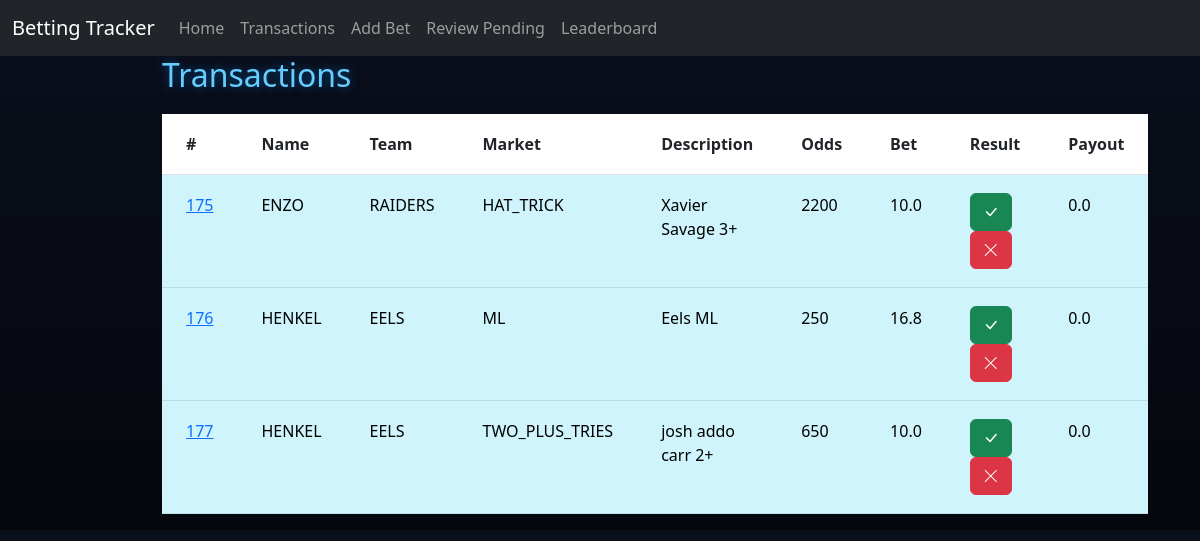
The page /review on the database as committed earlier.
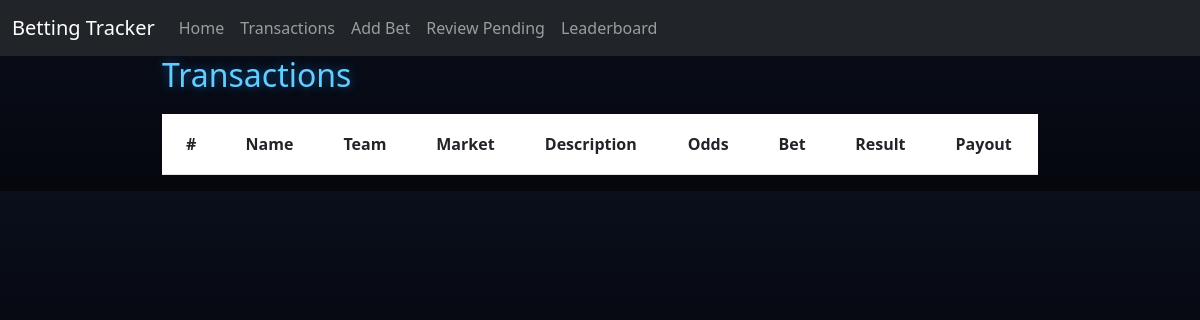
The same page on the database as committed later.
### tables this page shows
CREATE TABLE Transactions (
                            ID INTEGER PRIMARY KEY AUTOINCREMENT,
                            PlayerID INTEGER,
                            Team TEXT,
                            BetType TEXT,
                            Description TEXT,
                            Odds INTEGER,
                            AmountBet REAL,
                            Status TEXT,
                            AmountWon REAL,
                            FOREIGN KEY(PlayerID) REFERENCES Players(ID)
                        );

CREATE TABLE Players (
                        ID INTEGER PRIMARY KEY AUTOINCREMENT,
                        Name TEXT,
                        BetsPlaced INTEGER,
                        SuccessRate REAL,
                        Bank REAL
                    );

### app.py (the view, shortened to what this page needs)
@app.route("/review", methods=["GET", "POST"])
def review():
    db = get_db(DB)
    pending = db.execute("""
        SELECT Transactions.*, Players.Name
        FROM Transactions
        JOIN Players ON Players.ID = Transactions.PlayerID
        WHERE Status = 'Pending'
    """).fetchall()
    return render_template("review.html", transactions=pending)

### app.py (called while the page is built)
def get_db(DB):
    try:
        db = sqlite3.connect(DB)
        return db
    except sqlite3.Error as e:
        print(f"Error opening database: {e}")
        return None

### templates/review.html (shortened to what this page needs)
{% extends "base.html" %}
{% block content %}
<h2>Transactions</h2>
<table class="table transaction-table">
    <tr>
        <th>#</th>
        <th>Name</th>
        <th>Team</th>
        <th>Market</th>
        <th>Description</th>
        <th>Odds</th>
        <th>Bet</th>
        <th>Result</th>
        <th>Payout</th>
    </tr>
    {% for p in transactions %}
    <tr class="table-info">
        <td>
            <a href="{{ url_for('deleted', id=p[0]) }}">
                {{ p[0] }}
            </a>
        </td>
        <td>{{ p[9] }}</td>
        <td>{{ p[2] }}</td>
        <td>{{ p[3] }}</td>
        <td>{{ p[4] }}</td>
        <td>{{ p[5] }}</td>
        <td>{{ p[6] }}</td>
        <td>
            <form method="POST" action="{{ url_for('review') }}" style="display:inline;">
                <button class="btn btn-success">
                    <i class="bi bi-check-lg"></i>
                </button>
            </form>
            <form method="POST" action="{{ url_for('review') }}" style="display:inline;">
                <button class="btn btn-danger">
                    <i class="bi bi-x-lg"></i>
                </button>
            </form>
        </td>
        <td>{{ p[8] }}</td>
    </tr>
    {% endfor %}
</table>
{% endblock %}

Rows that differ between the two databases and show on the page:
no longer on this page (row edited): Transactions: ID "175", Name "ENZO", Team "RAIDERS", BetType "HAT_TRICK", Description "Xavier Savage 3+", Odds "2200", AmountBet "10.0", AmountWon "0.0"
no longer on this page (row edited): Transactions: ID "176", Name "HENKEL", Team "EELS", BetType "ML", Description "Eels ML", Odds "250", AmountBet "16.8", AmountWon "0.0"
no longer on this page (row edited): Transactions: ID "177", Name "HENKEL", Team "EELS", BetType "TWO_PLUS_TRIES", Description "josh addo carr 2+", Odds "650", AmountBet "10.0", AmountWon "0.0"
